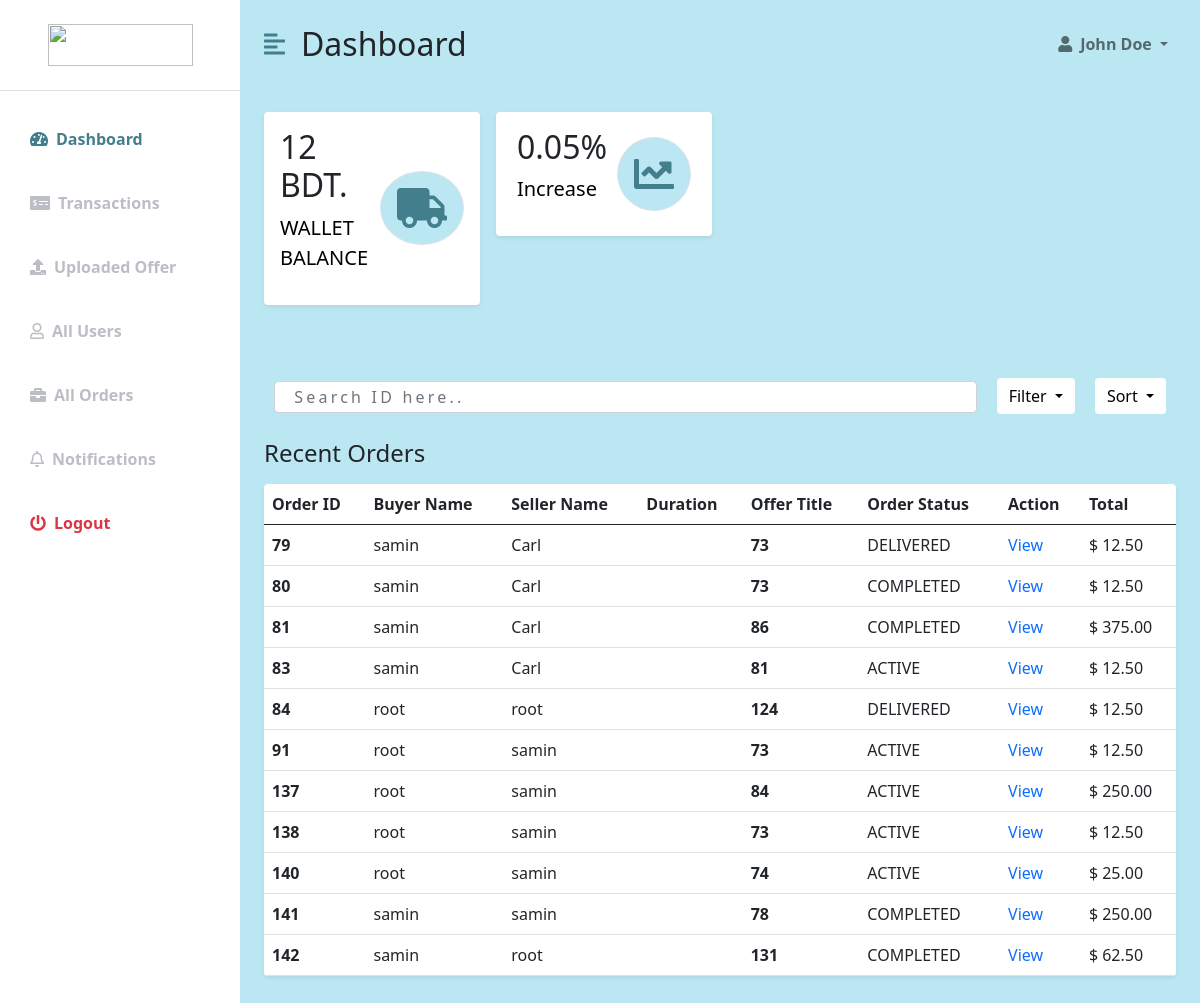
Before: /adminpanel/transaction/ with the older database file.
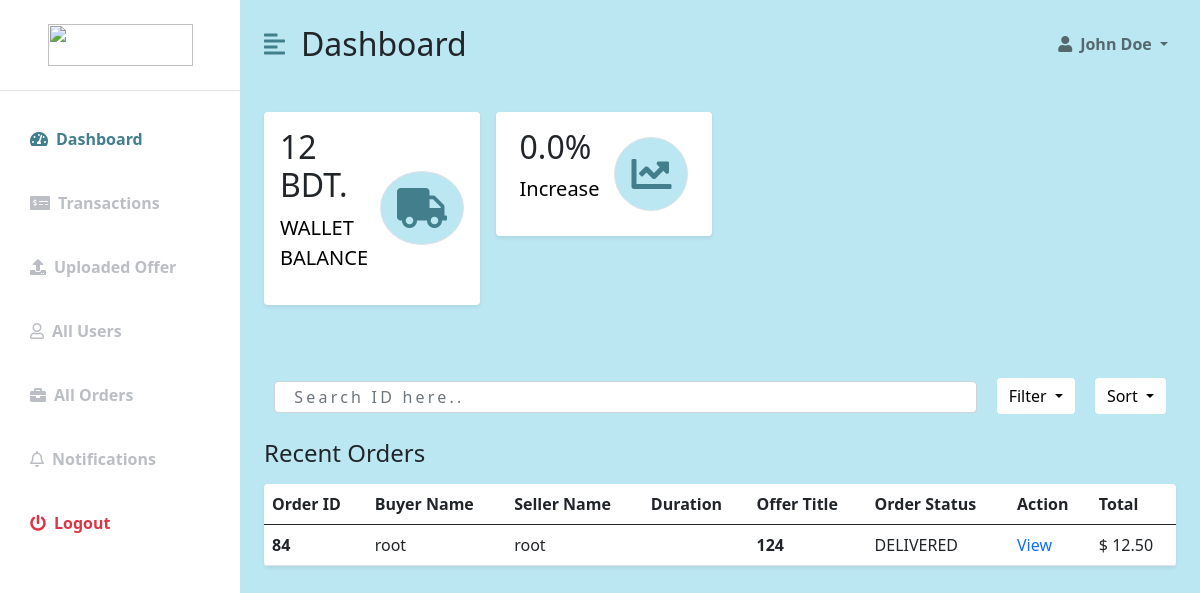
After: the same page with the newer database file.
### mainApp/models.py (models this page shows, shortened)
class Checkout(models.Model):
    ORDER_CHOICES = (
        ("ACTIVE", "ACTIVE"),
        ("LATE", "LATE"),
        ("COMPLETED", "COMPLETED"),
        ("DELIVERED", "DELIVERED"),
        ("CANCELLED", "CANCELLED"),
        ("ON REVIEW", "ON REVIEW")
    )
    user = models.ForeignKey(User, on_delete=models.CASCADE)
    seller = models.ForeignKey(
        User, on_delete=models.CASCADE, null=True, related_name='seller')
    created_at = models.DateTimeField(auto_now_add=True)
    updated_at = models.DateTimeField(auto_now_add=True)
    first_name = models.CharField(max_length=120)
    last_name = models.CharField(max_length=120)
    address = models.TextField(null=True)
    package = models.ForeignKey(OfferManager, on_delete=models.CASCADE)
    quantity = models.PositiveIntegerField(default=0)
    price = models.DecimalField(decimal_places=2, max_digits=10, default=0.00)
    total = models.DecimalField(decimal_places=2, max_digits=10, default=0.00)
    grand_total = models.DecimalField(
        decimal_places=2, max_digits=10, default=0.00, null=True)
    paid = models.BooleanField(default=False)
    due_date = models.DateField(null=True)
    order_status = models.CharField(max_length=200, choices=ORDER_CHOICES, default="ACTIVE")
    is_complete = models.BooleanField(default=False, null=True)
    is_cancel = models.BooleanField(default=False, null=True)
    on_review = models.BooleanField(default=False, null=True)

class OfferManager(models.Model):
    offer = models.ForeignKey(Offer, on_delete=models.CASCADE, null=True)
    package = models.ForeignKey(Package, on_delete=models.CASCADE, null=True)
    price = models.DecimalField(max_digits=10, decimal_places=2, default=0.00)
    def __str__(self):
        return str(self.id)

### AdminPanel/views.py (the view)
# urls.py: path("transaction/", views.transactionView, name="TransactionView"),
def transactionView(request):
    transactions = Checkout.objects.filter(paid=True)
    completed_orders = Checkout.objects.filter(is_complete=True).count()
    increase = (completed_orders / 100)
    args = {
        'transactions': transactions,
        'increase': increase
    }
    return render(request, "transactions.html", args)

### AdminPanel/templates/transactions.html (shortened to what this page needs)
{% load static %}
{% include 'base.html' %}
    <div class="d-flex" id="wrapper">
        {% include 'sidebar.html' %}
        <div id="page-content-wrapper">
            {% include 'nav.html' %}
            <div class="container-fluid px-4">
                <div class="row g-3 my-2 new__admin__middle">
                    <div class="col-md-3">
                        <div class="p-3 bg-white shadow-sm d-flex justify-content-around align-items-center rounded">
                            <div>
                                <h3 class="fs-2">12 BDT.</h3>
                                <p class="fs-5"><a href="#">WALLET BALANCE</a></p>
                            </div>
                            <i class="fas fa-truck fs-1 primary-text border rounded-full secondary-bg p-3"></i>
                        </div>
                    </div>
                    <div class="col-md-3">
                        <div class="p-3 bg-white shadow-sm d-flex justify-content-around align-items-center rounded">
                            <div>
                                <h3 class="fs-2">{{ increase }}%</h3>
                                <p class="fs-5"><a href="#">Increase</a></p>
                            </div>
                            <i class="fas fa-chart-line fs-1 primary-text border rounded-full secondary-bg p-3"></i>
                        </div>
                    </div>
                </div>
                <div class="row my-5">
                   <div class="search__bar__container">
                    <form class="main__search__bar">
                        <div class="mb-3">
                          <input type="search" class="form-control" placeholder=" Search ID here.." aria-describedby="emailHelp" required>
                        </div>
                    </form>
                  <div class="drop__search__container__button">
                    <div class="dropdown drop__search__1">
                        <a class="drop__button1 dropdown-toggle" href="#" role="button" id="dropdownMenuLink" data-bs-toggle="dropdown" aria-expanded="false">
                          Filter
                        </a>
                      </div>
                      <div class="dropdown drop__search__2">
                        <a class="drop__button2 dropdown-toggle" href="#" role="button" id="dropdownMenuLink" data-bs-toggle="dropdown" aria-expanded="false">
                          Sort
                        </a>
                      </div>
                  </div>
                   </div>
                    <h3 class="fs-4 mb-3">Recent Orders</h3>
                    <div class="col table-responsive">
                        <table class="table bg-white rounded shadow-sm  table-hover">
                            <thead>
                                <tr>
                                    <th scope="col">Order ID</th>
                                    <th scope="col">Buyer Name</th>
                                    <th scope="col">Seller Name</th>
                                    <th scope="col">Duration</th>
                                    <th scope="col">Offer Title</th>
                                    <th scope="col">Order Status</th>
                                    <th scope="col">Action</th>
                                    <th scope="col">Total</th>
                                </tr>
                            </thead>
                            <tbody>
                                {% if transactions %}
                                    {% for order in transactions %}
                                        <tr>
                                            <th>{{ order.id }}</th>
                                            <td>{{ order.user }}</td>
                                            <td>{{ order.seller }}</td>
                                            <td>{{ order.creater_at }}</td>
                                            <th>{{ order.package }}</th>
                                            <td>{{ order.order_status }}</td>
                                        <td><a href="{% url 'order_details' order.id %}">View</a></td>
                                            <td>$ {{ order.grand_total }}</td>
                                        </tr>
                                    {% endfor %}
                                {% else %}
                                <p class="alert alert-warning">No Orders Found!</p>
                                {% endif %}
                            </tbody>
                        </table>
                <div class="pagination__container d-flex justify-content-center">
                </div>
                    </div>
                </div>
            </div>
        </div>
    </div>

### AdminPanel/templates/base.html (shortened to what this page needs)
{% load static %}
<!DOCTYPE html>
<html lang="en">
<head>
    <link href="https://cdn.jsdelivr.net/npm/bootstrap@5.0.0-beta3/dist/css/bootstrap.min.css" rel="stylesheet" />
    <link rel="stylesheet" href="https://cdnjs.cloudflare.com/ajax/libs/font-awesome/5.15.3/css/all.min.css" />
    <link rel="stylesheet" href="{% static 'css/adminpanel.css' %}">
</head>
<body>
</body>
</html>

### AdminPanel/templates/sidebar.html
{% load static %}
<div class="bg-white" id="sidebar-wrapper">
  <div>
    <div
      class="
        sidebar-heading
        text-center
        py-4
        primary-text
        fs-4
        fw-bold
        text-uppercase
        border-bottom
        admin__panel__img
      "
    >
      <a href="#"><img src="{% static 'images/marketage.png' %}" alt="" /></a>
    </div>
    <div class="list-group list-group-flush my-3">
      <a
        href="{% url 'AdminHome'%}"
        class="
          list-group-item list-group-item-action
          bg-transparent
          second-text
          active
        "
        ><i class="fas fa-tachometer-alt me-2"></i>Dashboard</a
      >
      <a
        href="{% url 'TransactionView'%}"
        class="
          list-group-item list-group-item-action
          bg-transparent
          second-text
          fw-bold
        "
        ><i class="fas fa-money-check-alt me-2"></i>Transactions</a
      >
      <a
        href="{% url 'uploaded-offer'%}"
        class="
          list-group-item list-group-item-action
          bg-transparent
          second-text
          fw-bold
        "
        ><i class="fas fa-upload me-2"></i>Uploaded Offer</a
      >
      <a
        href="{% url 'all-users' %}"
        class="
          list-group-item list-group-item-action
          bg-transparent
          second-text
          fw-bold
        "
        ><i class="far fa-user me-2"></i>All Users</a
      >
      <a
        href="{% url 'all-orders' %}"
        class="
          list-group-item list-group-item-action
          bg-transparent
          second-text
          fw-bold
        "
        ><i class="fas fa-briefcase me-2"></i>All Orders</a
      >
      <a
        href="#"
        class="
          list-group-item list-group-item-action
          bg-transparent
          second-text
          fw-bold
        "
        ><i class="far fa-bell me-2"></i>Notifications</a
      >
      <a
        href="{% url 'admin-login' %}"
        class="
          list-group-item list-group-item-action
          bg-transparent
          text-danger
          fw-bold
        "
        ><i class="fas fa-power-off me-2"></i>Logout</a
      >
    </div>
  </div>
</div>

### AdminPanel/templates/nav.html (shortened to what this page needs)
{% load static %}
<nav class="navbar navbar-expand-lg navbar-light bg-transparent py-4 px-4">
    <div class="d-flex align-items-center">
        <i class="fas fa-align-left primary-text fs-4 me-3" id="menu-toggle"></i>
        <h2 class="fs-2 m-0">Dashboard</h2>
    </div>
    <div class="collapse navbar-collapse" id="navbarSupportedContent">
        <ul class="navbar-nav ms-auto mb-2 mb-lg-0">
            <li class="nav-item dropdown">
                <a class="nav-link dropdown-toggle second-text fw-bold" href="#" id="navbarDropdown"
                    role="button" data-bs-toggle="dropdown" aria-expanded="false">
                    <i class="fas fa-user me-2"></i>John Doe
                </a>
            </li>
        </ul>
    </div>
</nav>

### static/css/adminpanel.css (style rules this page uses)
:root { --main-bg-color: #bbe7f2; --main-text-color: #437e8c; --second-text-color: #bbbec5; --second-bg-color: #c1efde; }
body { width: 100% !important; }
.primary-text { color: var(--main-text-color); }
.second-text { color: var(--second-text-color); }
.secondary-bg { background-color: var(--main-bg-color); }
.rounded-full { border-radius: 100%; }
#wrapper { overflow-x: visible !important; background-color: var(--main-bg-color); }
#sidebar-wrapper { min-height: 100vh; margin-left: -15rem; -webkit-transition: margin 0.25s ease-out; -moz-transition: margin 0.25s ease-out; -o-transition: margin 0.25s ease-out; transition: margin 0.25s ease-out; }
#sidebar-wrapper .sidebar-heading { padding: 0.875rem 1.25rem; font-size: 1.2rem; }
#sidebar-wrapper .list-group { width: 15rem; }
#page-content-wrapper { min-width: 100vw; }
#menu-toggle { cursor: pointer; }
.list-group-item { border: none; padding: 20px 30px; }
.list-group-item.active { background-color: transparent; color: var(--main-text-color); font-weight: bold; border: none; }
.admin__panel__img img { width: 145px; height: 42px; }
* { padding: 0; margin: 0; text-decoration: none !important; }
.new__admin__middle a { color: #000 !important; }
#sidebar-wrapper > div { position: sticky !important; top: 0; left: 0; min-height: 100vh; }
.main__search__bar { position: relative; }
.main__search__bar input { height: 4vh; }
.search__bar__container { display: flex; justify-content: space-between; align-items: center; flex-wrap: wrap; }
.drop__search__container__button { display: flex; }
.main__search__bar { flex:1; margin-top: 18px; }
.main__search__bar input[type="search"]::placeholder { letter-spacing: .2rem; }
.main__search__bar, .drop__search__1, .drop__search__2 { padding: 10px; }
.drop__button1, .drop__button2 { outline: none; border: none; padding: 7px 12px; border-radius: 4px; background-color: #fff; color: #000 !important; }
@media (min-width: 768px) { #wrapper { overflow-x: hidden; } }
@media (min-width: 768px) { #sidebar-wrapper { margin-left: 0; } }
@media (min-width: 768px) { #page-content-wrapper { min-width: 0; width: 100%; } }

Changed rows visible on the page:
removed Checkout: id "79", user "samin", seller "Carl", package "73", order_status "DELIVERED", grand_total "12.50"
removed Checkout: id "80", user "samin", seller "Carl", package "73", order_status "COMPLETED", grand_total "12.50"
removed Checkout: id "81", user "samin", seller "Carl", package "86", order_status "COMPLETED", grand_total "375.00"
removed Checkout: id "83", user "samin", seller "Carl", package "81", order_status "ACTIVE", grand_total "12.50"
removed Checkout: id "91", user "root", seller "samin", package "73", order_status "ACTIVE", grand_total "12.50"
removed Checkout: id "137", user "root", seller "samin", package "84", order_status "ACTIVE", grand_total "250.00"
removed Checkout: id "138", user "root", seller "samin", package "73", order_status "ACTIVE", grand_total "12.50"
removed Checkout: id "140", user "root", seller "samin", package "74", order_status "ACTIVE", grand_total "25.00"
removed Checkout: id "141", user "samin", seller "samin", package "78", order_status "COMPLETED", grand_total "250.00"
removed Checkout: id "142", user "samin", seller "root", package "131", order_status "COMPLETED", grand_total "62.50"
Other visible differences:
{{ increase }}: "0.05" → "0.0"
